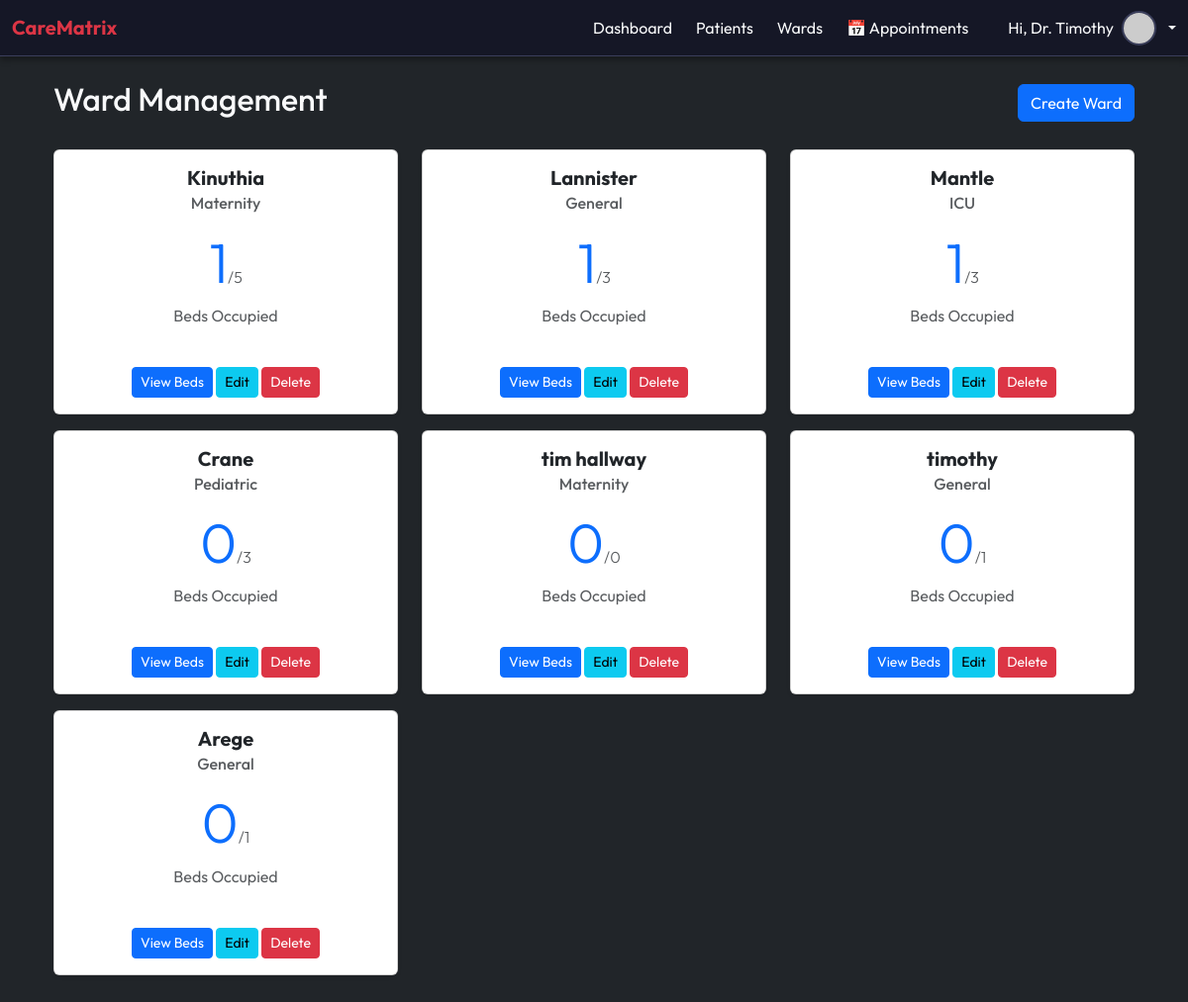
Before: /patients/wards/ (signed in) with the older database file.
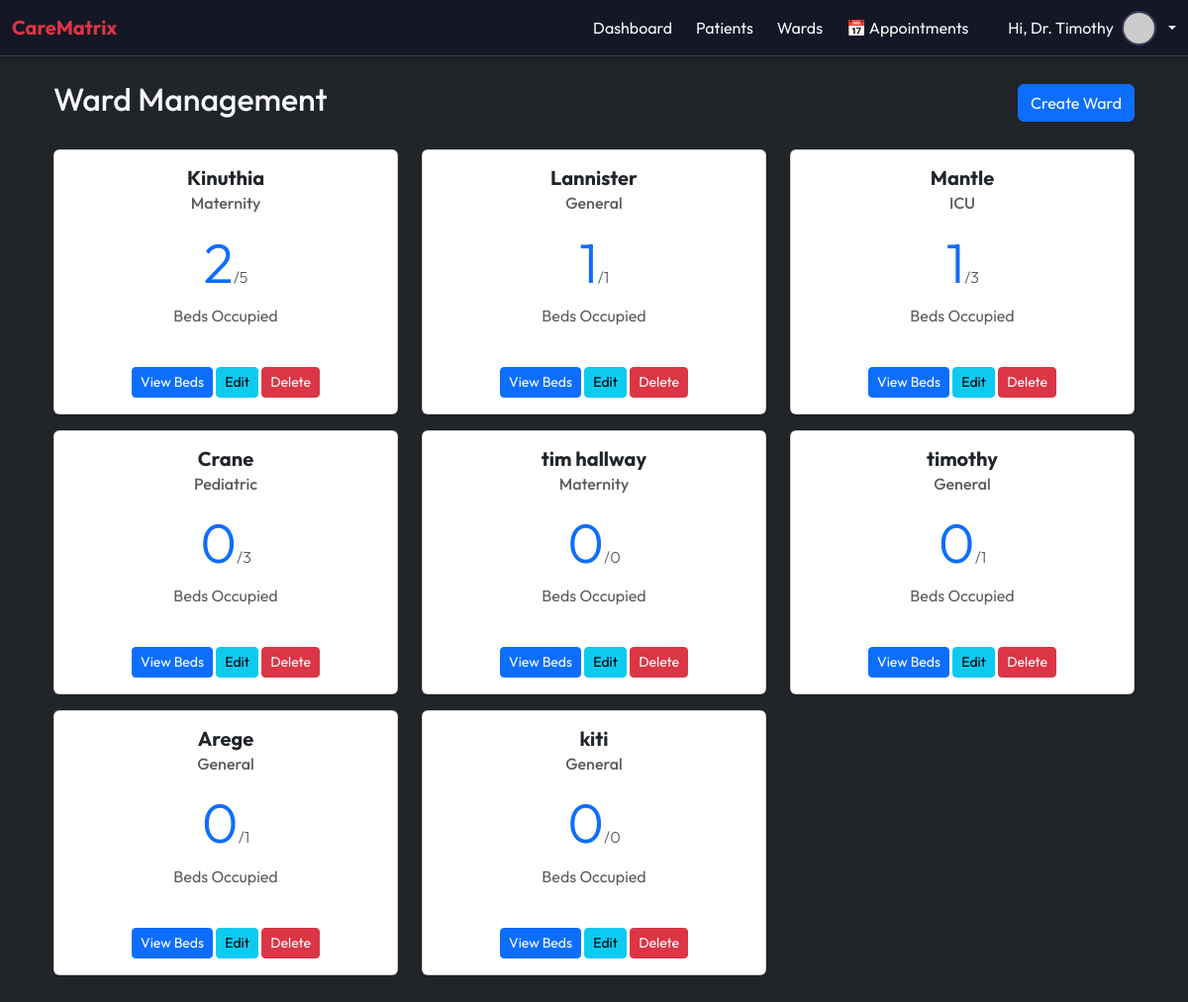
After: the same page with the newer database file.
### patients/models.py (models this page shows, shortened)
class Ward(models.Model):
    WARD_TYPES = (
        ('General', 'General'),
        ('ICU', 'ICU'),
        ('Maternity', 'Maternity'),
        ('Pediatric', 'Pediatric'),
    )
    name = models.CharField(max_length=100)
    ward_type = models.CharField(max_length=20, choices=WARD_TYPES, default='General')
    capacity = models.IntegerField(default=0)

### patients/views.py (the view)
# urls.py: path('wards/', views.ward_list, name='ward_list'),
@login_required
def ward_list(request):
    wards = Ward.objects.all()
    for ward in wards:
        ward.occupied_count = ward.beds.filter(is_occupied=True).count()
        ward.total_beds = ward.beds.count()
    return render(request, 'patients/ward_list.html', {'wards': wards})

### patients/templates/patients/ward_list.html (shortened to what this page needs)
{% extends "base.html" %}
{% block content %}
<div class="container mt-4">
    <div class="mt-4 pb-4">
         <div class="d-flex justify-content-between align-items-center mb-4">
            <h2 class="text-light">Ward Management</h2>
            <a href="{% url 'patients:ward_create' %}" class="btn btn-primary">
                 Create Ward
            </a>
        </div>
        <div class="row">
        {% for ward in wards %}
            <div class="col-md-4 mb-3">
                <div class="card shadow-sm h-100">
                    <div class="card-body text-center">
                        <h5 class="card-title fw-bold text-dark">{{ ward.name }}</h5>
                        <h6 class="card-subtitle mb-2 text-muted">{{ ward.ward_type }}</h6>
                        <div class="my-3">
                            <h2 class="display-4 text-primary">{{ ward.occupied_count }}<small class="text-muted fs-6">/{{ ward.total_beds }}</small></h2>
                            <p class="text-muted mb-0">Beds Occupied</p>
                        </div>
                    </div>
                    <div class="card-footer bg-white border-top-0 pb-3 text-center">
                        <a href="{% url 'patients:ward_detail' ward.pk %}" class="btn btn-primary btn-sm">View Beds</a>
                        <a href="{% url 'patients:ward_update' ward.pk %}" class="btn btn-info btn-sm">Edit</a>
                        <a href="{% url 'patients:ward_delete' ward.pk %}" class="btn btn-danger btn-sm">Delete</a>
                    </div>
                </div>
            </div>
        {% empty %}
            <div class="col-12">
                <div class="alert alert-warning">No wards have been added yet! You can add one. <a href="{% url 'patients:ward_create ' %}">Clock to create here</a></div>
            </div>
        {% endfor %}
        </div>
    </div>
</div>
{% endblock %}

Changed rows visible on the page:
computed for Ward "Kinuthia": occupied_count "1" → "2"
computed for Ward "Lannister": total_beds "3" → "1"
added Ward: name "kiti", ward_type "General", occupied_count "0", total_beds "0"
